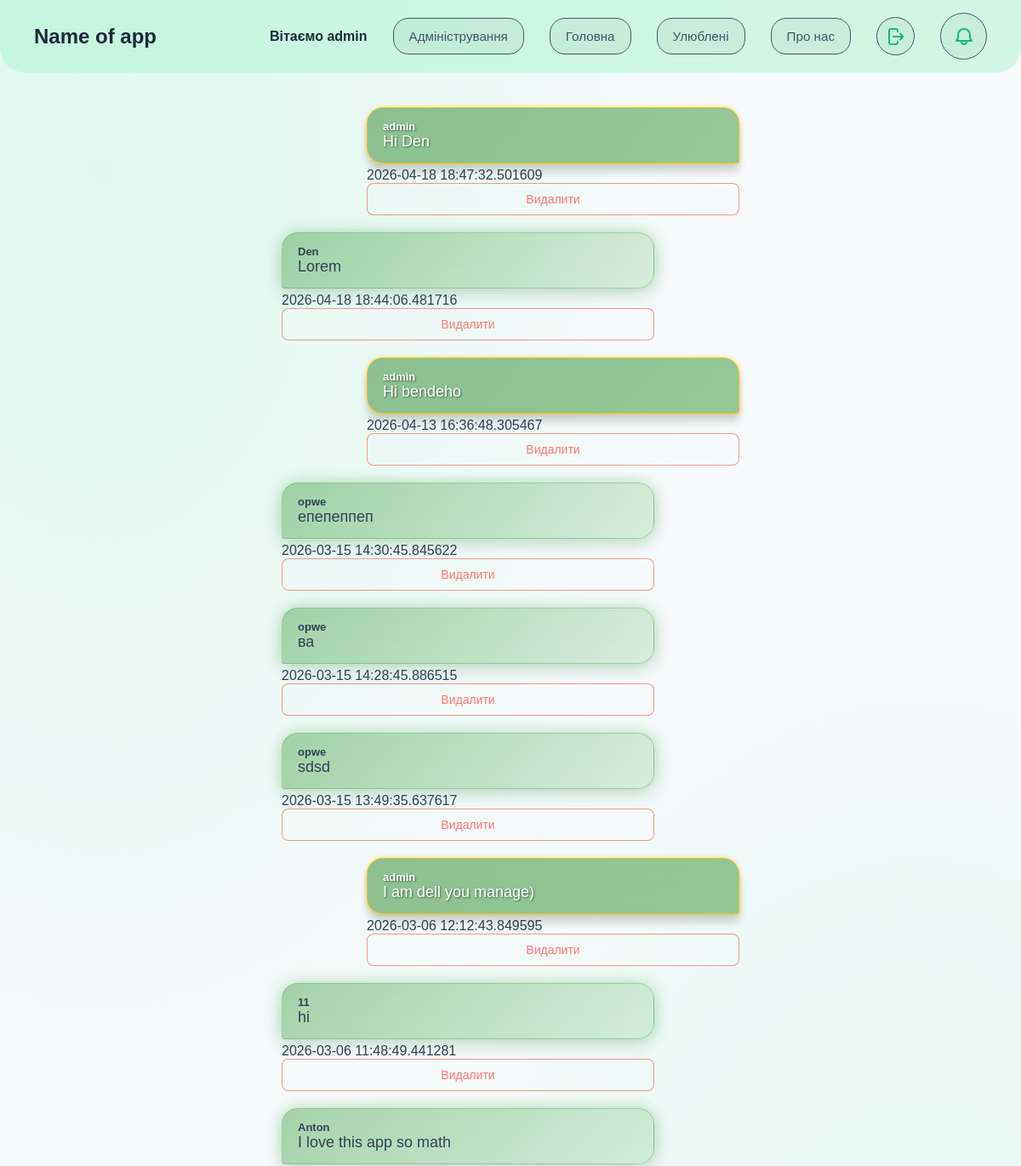
Page /forum (signed in, upper part) on the earlier database version.
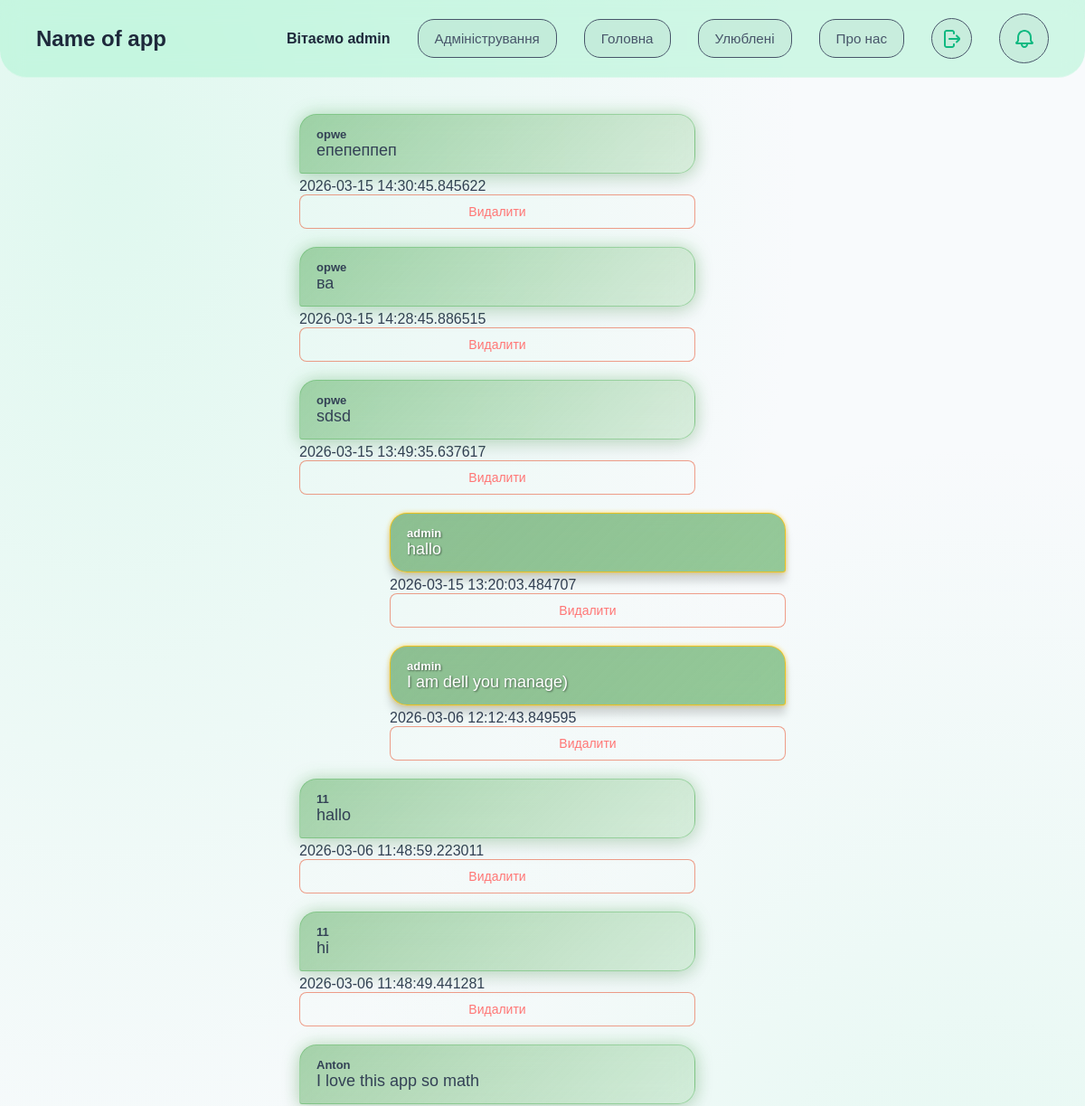
Same page on the later database version.
### DB.py (models this page shows, shortened)
class User(UserMixin, db.Model):
    id = db.Column(db.Integer, primary_key=True)
    isAdmin = db.Column(db.Boolean, default=False)
    username = db.Column(db.String(150), unique=True, nullable=False)
    gmail = db.Column(db.String(150), unique=True, nullable=False)
    password_hash = db.Column(db.String(256), nullable=False)

class Forum(db.Model):
    id = db.Column(db.Integer, primary_key=True)
    userID = db.Column(db.Integer, db.ForeignKey('user.id'), nullable=False)
    username = db.Column(db.String(150), nullable=False)
    comment = db.Column(db.Text, nullable=False)
    date = db.Column(db.DateTime, nullable=False)
    isAdmin = db.Column(db.Boolean, default=False)

### app.py (the view)
@app.route('/forum', methods=['GET', 'POST'])
@login_required
def forum():
    if request.method == 'POST':
        comment = request.form['comment']
        new_comment = Forum(username=current_user.username, comment=comment, userID=current_user.id, date=datetime.utcnow(), isAdmin=current_user.isAdmin)
        db.session.add(new_comment)
        db.session.commit()
        return redirect('/forum')
    all_comments = Forum.query.order_by(Forum.date.desc()).all()
    commitDb = Comits.query.order_by(Comits.date.desc()).limit(5).all()
    return render_template('forum.html', comments=all_comments, comits=commitDb)

### app.py (called while the page is built)
@login_manager.user_loader
def load_user(user_id):
    return User.query.get(int(user_id))

### templates/forum.html (shortened to what this page needs)
<!DOCTYPE html>
<html lang="en">
<head>
    <link rel="stylesheet" href="{{ url_for('static', filename='styles/commit.css') }}">
    <link rel="stylesheet" href="{{ url_for('static', filename='styles/forum-style.css') }}">
    <link rel="stylesheet" href="{{ url_for('static', filename='styles/btn-style.css') }}">
    <link rel="stylesheet" href="{{ url_for('static', filename='styles/user-favorite-style.css') }}">
</head>
<body>
    <header>
        <h1>Name of app</h1>
        <div class="header-btn">
            {% if current_user.is_authenticated %}
                <span class="welcome-text">Вітаємо {{ current_user.username }}</span>
                {% if current_user.isAdmin %}
                    <a href="{{ url_for('admin') }}"><button>Адміністрування</button></a>
                {% endif %}
                <a href="{{ url_for('main') }}"><button>Головна</button></a>
                <a href="{{ url_for('favorite') }}"><button>Улюблені</button></a>
                <a href="{{ url_for('about_ass') }}"><button>Про нас</button></a>
                <a href="{{ url_for('logout') }}" class="logout-btn">
                </a>
                <button id="open-commit" class="logout-btn" style="width: 55px; height: 55px;">
                </button>
            {% else %}
                <a href="{{ url_for('login') }}"><button>Увійти</button></a>
                <a href="{{ url_for('register') }}"><button>Зареєструватись</button></a>
            {% endif %}
        </div>
    </header>
    <main style="margin-bottom: 100px;">
        {% for comment in comments %}
            {% if comment.userID == current_user.id %}
                <div class="my-message">
                    <div class="{% if comment.isAdmin %}message-admin{% else %}message-user{% endif %} right-masage">
                        <p class="user-name">{{ comment.username }}</p>
                        <p class="massage">{{ comment.comment }}</p>
                    </div>
                    <span class="message-date">{{ comment.date }}</span>
                    {% if current_user.isAdmin %}
                        <form action="{{ url_for('delete_forum_comment', id=comment.id) }}" method="POST">
                            <button class="action-btn delete-btn" type="submit">Видалити</button>
                        </form>
                    {% endif %}
                </div>
            {% else %}
                <div class="not-my-message">
                    <div class="{% if comment.isAdmin %}message-admin{% else %}message-user{% endif %}">
                        <p class="user-name">{{ comment.username }}</p>
                        <p class="massage">{{ comment.comment }}</p>
                    </div>
                    <span class="message-date">{{ comment.date }}</span>
                    {% if current_user.isAdmin %}
                        <form action="{{ url_for('delete_forum_comment', id=comment.id) }}" method="POST">
                            <button class="action-btn delete-btn" type="submit">Видалити</button>
                        </form>
                    {% endif %}
                </div>
            {% endif %}
        {% endfor %}
    </main>
</body>
</html>

### static/styles/forum-style.css (style rules this page uses)
header { width: 100%; display: flex; justify-content: space-between; align-items: center; padding-inline: 60px; box-sizing: border-box; }
main { display: flex; flex-direction: column; align-items: center; gap: 20px; padding-top: 20px; }
.message-admin { display: flex; flex-direction: column; width: 400px; background: linear-gradient(135deg, rgba(27, 94, 32, 0.9) 0%, rgba(255, 193, 7, 0.4) 100%); backdrop-filter: blur(15px); -webkit-backdrop-filter: blur(15px); border: 1px solid rgba(255, 193, 7, 0.8); box-shadow: 0 10px 10px rgba(0, 0, 0, 0.15), 0 0 5px rgba(255, 193, 7, 0.6); padding: 14px 18px; border-radius: 19px 19px 19px 3px; margin-bottom: 5px; color: #ffffff; text-shadow: 1px 1px 2px rgba(0,0,0,0.5); font-weight: 600; }
.message-user { display: flex; flex-direction: column; width: auto; width: 400px; background: linear-gradient(135deg, rgba(67, 160, 71, 0.45) 0%, rgba(129, 199, 132, 0.25) 100%); backdrop-filter: blur(12px); -webkit-backdrop-filter: blur(12px); border: 1px solid rgba(76, 175, 80, 0.4); box-shadow: 0 8px 24px rgba(0, 0, 0, 0.08), 0 0 18px rgba(76, 175, 80, 0.35); padding: 14px 18px; border-radius: 19px 19px 19px 3px; margin-bottom: 5px; }
.user-name { margin: 0px; padding: 0px; font-size: 13px; font-weight: 700; }
.massage { margin: 0px; padding: 0px; font-size: 18px; font-weight: 500; }
.my-message { margin-left: 100px; }
.not-my-message { margin-right: 100px; }
.right-masage { background: linear-gradient(135deg, rgba(99, 166, 102, 0.7) 0%, rgba(67, 160, 71, 0.55) 100%); border-radius: 19px 19px 3px 19px; }

### static/styles/btn-style.css (style rules this page uses)
.action-btn { width: 100%; padding: 10px 15px; border-radius: 8px; border: 1px solid rgba(255, 255, 255, 0.3); background: rgba(255, 255, 255, 0.1); color: white; cursor: pointer; transition: all 0.3s ease; font-family: inherit; font-size: 14px; }
.delete-btn { border-color: rgba(232, 65, 24, 0.5); color: #ff7675; }
.logout-btn { width: 43px; height: 43px; text-decoration: none; background: rgba(0, 0, 0, 0.04); border: solid; border-width: 1px; cursor: pointer; font-family: inherit; font-size: 0.95rem; color: #475569; border-radius: 50%; transition: all 0.2s ease; display: flex; align-items: center; justify-content: center; }

### static/styles/user-favorite-style.css (style rules this page uses)
body { font-family: 'Nunito Sans', sans-serif; margin: 0; color: #334155; background-color: #f8fafc; background-image: radial-gradient(at 10% 10%, rgba(167, 243, 208, 0.3) 0px, transparent 50%), radial-gradient(at 90% 90%, rgba(167, 243, 208, 0.3) 0px, transparent 50%); background-attachment: fixed; min-height: 100vh; }
a { text-decoration: none; }
header { display: flex; justify-content: space-between; align-items: center; padding: 15px 40px; background: rgba(167, 243, 208, 0.5); backdrop-filter: blur(12px); -webkit-backdrop-filter: blur(12px); border-bottom: 1px solid rgba(255, 255, 255, 0.3); border-radius: 0px 0px 30px 30px; position: sticky; top: 0; z-index: 100; }
header h1 { font-size: 1.5rem; margin: 0; color: #1e293b; display: flex; align-items: center; gap: 10px; }
.header-btn { display: flex; align-items: center; gap: 30px; }
.header-btn button:not(.logout-btn) { text-decoration: none; background: rgba(0, 0, 0, 0.04); border: solid; border-width: 1px; cursor: pointer; padding: 12px 18px; font-family: inherit; font-size: 0.95rem; color: #475569; border-radius: 18px; transition: all 0.2s ease; display: flex; align-items: center; justify-content: center; }
.header-btn button { fill: currentColor; }
.header-btn .welcome-text { color: #1e293b; font-weight: 600; }
main { padding: 40px; display: flex; justify-content: center; }

Differences in the rows shown:
removed Forum: username "admin", comment "Hi Den", date "2026-04-18 18:47:32.501609"
removed Forum: username "Den", comment "Lorem", date "2026-04-18 18:44:06.481716"
removed Forum: username "admin", comment "Hi bendeho", date "2026-04-13 16:36:48.305467"
added Forum: username "admin", comment "hallo", date "2026-03-15 13:20:03.484707"
added Forum: username "11", comment "hallo", date "2026-03-06 11:48:59.223011"
